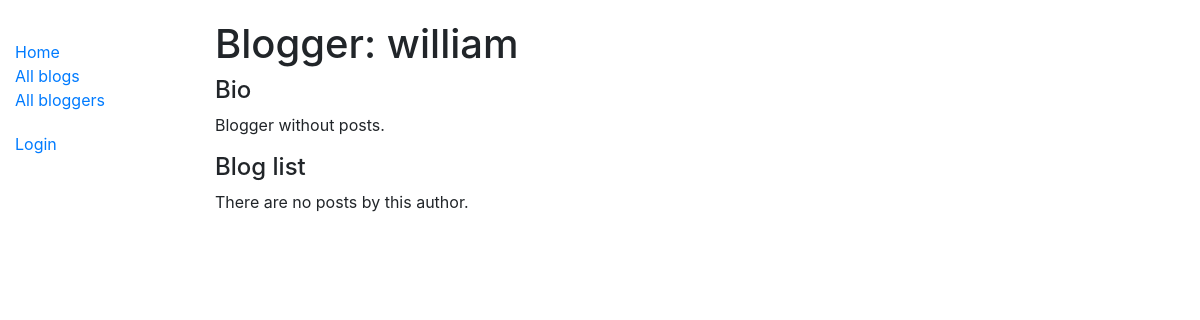
The app's page /blog/blogger/3/, older data.
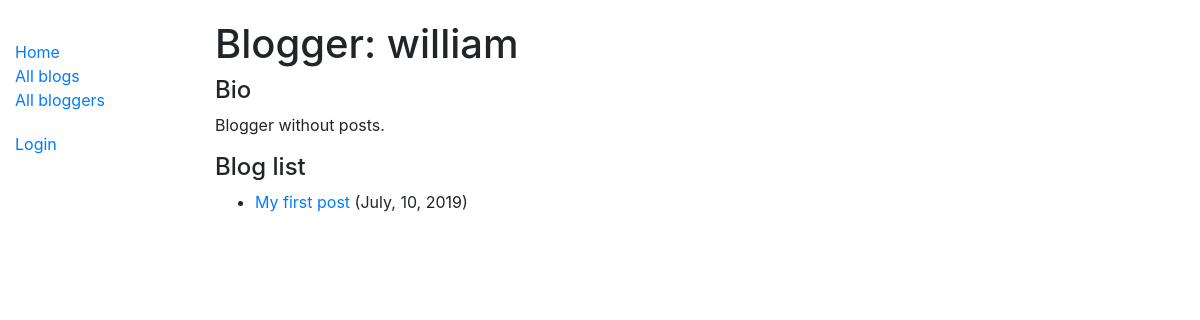
The same page, newer data.
### blog/models.py (models this page shows, shortened)
class Post(models.Model):
	title = models.CharField(max_length=100)
	body = models.TextField()
	created_at = models.DateTimeField(auto_now_add=True)
	author = models.ForeignKey(Author, on_delete=models.SET_NULL, null=True)
	def format_created_at(self):
		return self.created_at.strftime('%B, %-d, %Y')
	def get_absolute_url(self):
		return reverse('post-detail', args=[str(self.id)])
	class Meta:
		ordering = ['-created_at']

### blog/views.py (the view)
# urls.py: path('blogger/<int:pk>/', views.AuthorDetailView.as_view(), name='author-detail'),
class AuthorDetailView(generic.DetailView):
	model = Author

### blog/templates/blog/author_detail.html (shortened to what this page needs)
{% extends "base_generic.html" %}
{% block content %}
	<h1>Blogger: {{ author.user.username }}</h1>
	<h4>Bio</h4>
	<p>{{ author.bio }}</p>
	<h4>Blog list</h4>
	{% if author.post_set.all %}
		<ul>
			{% for post in author.post_set.all %}
				<li>
					<a href="{{ post.get_absolute_url }}">{{ post.title }}</a> ({{ post.format_created_at }})
				</li>
			{% endfor %}
		</ul>
	{% else %}
		<p>There are no posts by this author.</p>
	{% endif %}
{% endblock %}

Row changes from the older to the newer data that the page shows:
added Post: title "My first post", format_created_at "July, 10, 2019"
Text that changed along with them:
text no longer shown: "There are no posts by this author."
